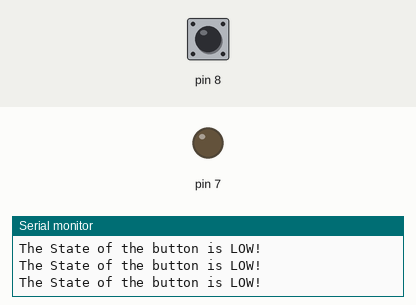
Recording of a sketch running on a simulated Arduino Uno, built with avr-gcc and run on an emulated ATmega328P. On the bench: output pins drawn as LEDs (lit = HIGH), the last lines printed to the serial monitor. Dashed ring = blinking. The inputs (shaded band) are chosen by the test bench; at power-on: pin 8 LOW.

Above: at 1.2 s.
1.3 s: pin 8 driven HIGH
At 2.5 s:
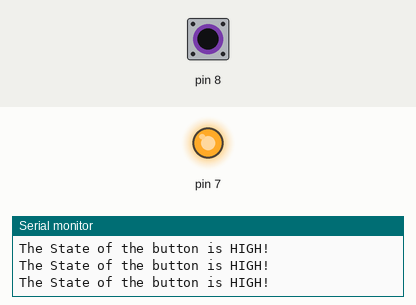
2.8 s: pin 8 driven LOW
At 3.4 s:
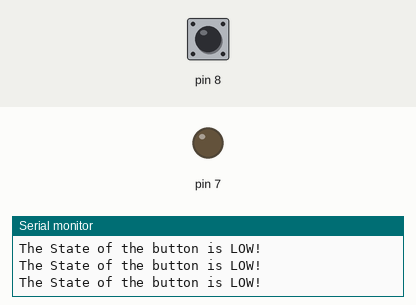
5.8 s: pin 8 pulsed HIGH 2 times (0.12 s each, 0.3 s apart)
At 6.17 s:
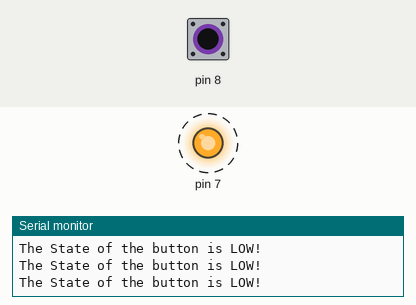
9.4 s: pin 8 pulsed HIGH 2 times (0.12 s each, 0.3 s apart)
At 10.4 s:
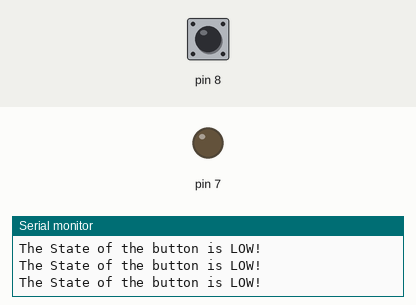
Timing chart, 0 to 12.4 s (numbered marks = the images above; inputs shaded):
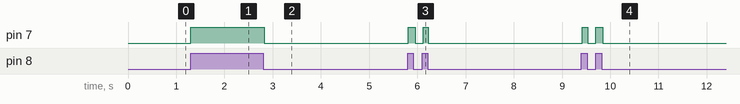

The sketch:

LED_Button.ino
```cpp
void setup() {
  // put your setup code here, to run once:
  pinMode(7, OUTPUT);
  pinMode(8, INPUT);
  Serial.begin(9600);

}

void loop() {
  // put your main code here, to run repeatedly:
  if (digitalRead(8) == HIGH){
    digitalWrite(7, HIGH);
    Serial.println("The State of the button is HIGH!");
  }
  else
  {
    digitalWrite(7, LOW);
    Serial.println("The State of the button is LOW!");
  }

}
```

Measured:
- after the input at 1.3 s, pin 7: LOW → HIGH at once
- after the input at 2.8 s, pin 7: HIGH → LOW at once
- after the input at 5.8 s, pin 7: alternates HIGH for 0.12 s and LOW for 0.17 s, 4 changes in all, then stays LOW, starting at once
- after the input at 9.4 s, pin 7: alternates HIGH for 0.12 s and LOW for 0.17 s, 4 changes in all, then stays LOW, starting at once
